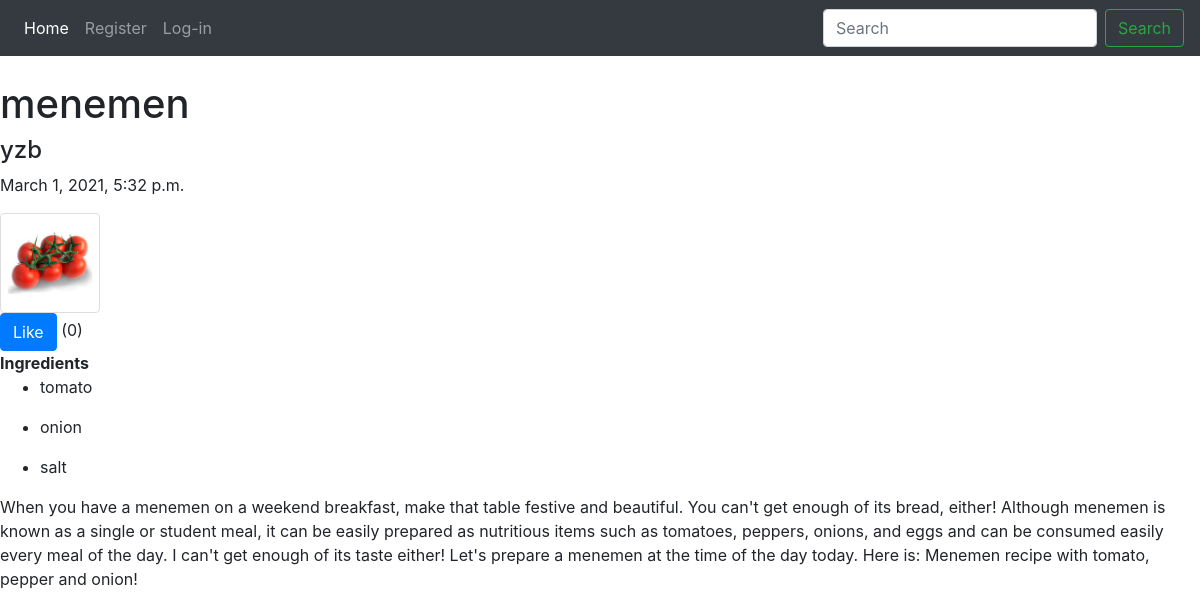
The app's page /homepage/13/ with its own data.
### blog/models.py (models this page shows, shortened)
class Post(models.Model):
    title = models.CharField(max_length=200)
    author = models.ForeignKey(User, on_delete=models.CASCADE, related_name='recipe_posts' )
    date = models.DateTimeField(auto_now_add=True, editable=False)
    image = models.ImageField(upload_to='images/')
    description = models.TextField()
    difficulty = models.CharField(max_length=8, choices=DIF_LEVEL, default='easy')
    select_ingredients = models.ManyToManyField(Ingredients)
    likes = models.ManyToManyField(User, related_name='blog_posts')
    rate = models.IntegerField(User, default=0)
    def total_likes(self):
        return self.likes.count()

class Ingredients(models.Model):
    ingredients = models.CharField(max_length=200, null=True)
    def __str__(self):
        return self.ingredients

### blog/views.py (the view)
# urls.py: path('homepage/<int:pk>/', PostDetail.as_view(), name='post-detail'),
class PostDetail(DetailView):
    model = Post
    template_name = 'post_detail.html'
    def get_context_data(self, *args, **kwargs):
        context = super(PostDetail, self).get_context_data(*args, **kwargs)
        liked_post = get_object_or_404(Post, id=self.kwargs['pk'])
        total_likes = liked_post.total_likes()
        liked = False
        if liked_post.likes.filter(id=self.request.user.id).exists():
            liked = True
        context["total_likes"] = total_likes
        context["liked"] = liked
        return context

### blog/templates/post_detail.html (shortened to what this page needs)
{% extends 'base.html' %}
{% block content %}
<h1>{{ post.title }}</h1>
<h4>{{ post.author }}</h4>
<p>{{ post.date }}</p>
<img class="imga" src="{{ post.image.url }}">
<br>
<form action="{% url 'blog:like_post' post.pk %}" method="post">
    {% if liked %}
        <button type="submit", name="post_id", value="{{ post.id }}", class="btn btn-danger btm-sm">Dislike</button>
        {% else %}
        <button type="submit", name="post_id", value="{{ post.id }}", class="btn btn-primary btm-sm">Like</button>
    {% endif %}
    ({{ total_likes }})
</form>
<b>Ingredients</b>
<br>
{% for select_ingredients in post.select_ingredients.all %}
<ul>
<li>{{ select_ingredients }}</li>
</ul>
{% endfor %}
{{ post.description }}
<br>
{% endblock %}

### blog/static/css/style.css (style rules this page uses)
.imga { border: 1px solid #ddd; border-radius: 4px; padding: 5px; width: 100px; }

### records on screen
Post: title "menemen", author "yzb", date "March 1, 2021, 5:32 p.m.", image (picture), description "When you have a menemen on a weekend breakfast, make that table festive and beautiful. You can't get enough of its bread, either! Although menemen is known as a single or student meal, it can be easily prepared as nutritious items such as tomatoes, peppers, onions, and eggs and can be consumed easily every meal of the day. I can't get enough of its taste either! Let's prepare a menemen at the time of the day today. Here is: Menemen recipe with tomato, pepper and onion!"
Ingredients: ingredients "tomato"
Ingredients: ingredients "onion"
Ingredients: ingredients "salt"

### other values on screen
{{ total_likes }} "0"
